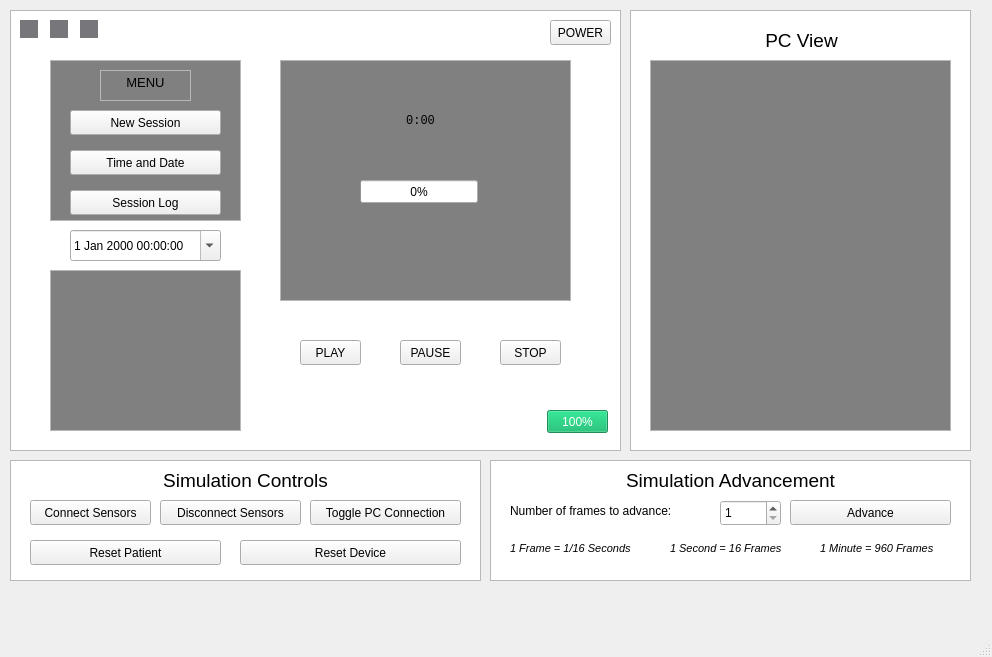
<?xml version="1.0" encoding="UTF-8"?>
<ui version="4.0">
 <class>MainWindow</class>
 <widget class="QMainWindow" name="MainWindow">
  <property name="geometry">
   <rect>
    <x>0</x>
    <y>0</y>
    <width>992</width>
    <height>657</height>
   </rect>
  </property>
  <property name="windowTitle">
   <string>MainWindow</string>
  </property>
  <widget class="QWidget" name="centralwidget">
   <widget class="QPushButton" name="newSessionBttn">
    <property name="geometry">
     <rect>
      <x>70</x>
      <y>110</y>
      <width>151</width>
      <height>25</height>
     </rect>
    </property>
    <property name="text">
     <string>New Session</string>
    </property>
   </widget>
   <widget class="QPushButton" name="sessionLogBttn">
    <property name="geometry">
     <rect>
      <x>70</x>
      <y>190</y>
      <width>151</width>
      <height>25</height>
     </rect>
    </property>
    <property name="text">
     <string>Session Log</string>
    </property>
   </widget>
   <widget class="QPushButton" name="timedateBttn">
    <property name="geometry">
     <rect>
      <x>70</x>
      <y>150</y>
      <width>151</width>
      <height>25</height>
     </rect>
    </property>
    <property name="text">
     <string>Time and Date</string>
    </property>
   </widget>
   <widget class="QTextEdit" name="textEdit">
    <property name="geometry">
     <rect>
      <x>10</x>
      <y>10</y>
      <width>611</width>
      <height>441</height>
     </rect>
    </property>
   </widget>
   <widget class="QPushButton" name="pauseBttn">
    <property name="geometry">
     <rect>
      <x>400</x>
      <y>340</y>
      <width>61</width>
      <height>25</height>
     </rect>
    </property>
    <property name="text">
     <string>PAUSE</string>
    </property>
   </widget>
   <widget class="QPushButton" name="playBttn">
    <property name="geometry">
     <rect>
      <x>300</x>
      <y>340</y>
      <width>61</width>
      <height>25</height>
     </rect>
    </property>
    <property name="text">
     <string>PLAY</string>
    </property>
   </widget>
   <widget class="QPushButton" name="stopBttn">
    <property name="geometry">
     <rect>
      <x>500</x>
      <y>340</y>
      <width>61</width>
      <height>25</height>
     </rect>
    </property>
    <property name="text">
     <string>STOP</string>
    </property>
   </widget>
   <widget class="QPushButton" name="powerBttn">
    <property name="geometry">
     <rect>
      <x>550</x>
      <y>20</y>
      <width>61</width>
      <height>25</height>
     </rect>
    </property>
    <property name="text">
     <string>POWER</string>
    </property>
   </widget>
   <widget class="QWidget" name="blueLight" native="true">
    <property name="geometry">
     <rect>
      <x>20</x>
      <y>20</y>
      <width>18</width>
      <height>18</height>
     </rect>
    </property>
    <property name="styleSheet">
     <string notr="true">background-color: rgb(119, 118, 123);
border-style: solid;
border-width: 5px;
max-width: 8px;
max-height: 8px;
min-width: 8px;
min-height: 8px;</string>
    </property>
   </widget>
   <widget class="QWidget" name="redLight" native="true">
    <property name="geometry">
     <rect>
      <x>80</x>
      <y>20</y>
      <width>18</width>
      <height>18</height>
     </rect>
    </property>
    <property name="styleSheet">
     <string notr="true">background-color: rgb(119, 118, 123);
border-style: solid;
border-width: 5px;
max-width: 8px;
max-height: 8px;
min-width: 8px;
min-height: 8px;</string>
    </property>
   </widget>
   <widget class="QWidget" name="greenLight" native="true">
    <property name="geometry">
     <rect>
      <x>50</x>
      <y>20</y>
      <width>18</width>
      <height>18</height>
     </rect>
    </property>
    <property name="styleSheet">
     <string notr="true">background-color: rgb(119, 118, 123);
border-style: solid;
border-width: 5px;
max-width: 8px;
max-height: 8px;
min-width: 8px;
min-height: 8px;</string>
    </property>
   </widget>
   <widget class="QTextEdit" name="menuText">
    <property name="geometry">
     <rect>
      <x>100</x>
      <y>70</y>
      <width>91</width>
      <height>31</height>
     </rect>
    </property>
    <property name="html">
     <string>&lt;!DOCTYPE HTML PUBLIC &quot;-//W3C//DTD HTML 4.0//EN&quot; &quot;http://www.w3.org/TR/REC-html40/strict.dtd&quot;&gt;
&lt;html&gt;&lt;head&gt;&lt;meta name=&quot;qrichtext&quot; content=&quot;1&quot; /&gt;&lt;style type=&quot;text/css&quot;&gt;
p, li { white-space: pre-wrap; }
&lt;/style&gt;&lt;/head&gt;&lt;body style=&quot; font-family:'Sans'; font-size:10pt; font-weight:400; font-style:normal;&quot; bgcolor=&quot;#808080&quot;&gt;
&lt;p align=&quot;center&quot; style=&quot; margin-top:0px; margin-bottom:0px; margin-left:0px; margin-right:0px; -qt-block-indent:0; text-indent:0px;&quot;&gt;MENU&lt;/p&gt;&lt;/body&gt;&lt;/html&gt;</string>
    </property>
   </widget>
   <widget class="QTextEdit" name="textEdit_3">
    <property name="geometry">
     <rect>
      <x>50</x>
      <y>60</y>
      <width>191</width>
      <height>161</height>
     </rect>
    </property>
    <property name="html">
     <string>&lt;!DOCTYPE HTML PUBLIC &quot;-//W3C//DTD HTML 4.0//EN&quot; &quot;http://www.w3.org/TR/REC-html40/strict.dtd&quot;&gt;
&lt;html&gt;&lt;head&gt;&lt;meta name=&quot;qrichtext&quot; content=&quot;1&quot; /&gt;&lt;style type=&quot;text/css&quot;&gt;
p, li { white-space: pre-wrap; }
&lt;/style&gt;&lt;/head&gt;&lt;body style=&quot; font-family:'Sans'; font-size:10pt; font-weight:400; font-style:normal;&quot; bgcolor=&quot;#808080&quot;&gt;
&lt;p align=&quot;center&quot; style=&quot;-qt-paragraph-type:empty; margin-top:0px; margin-bottom:0px; margin-left:0px; margin-right:0px; -qt-block-indent:0; text-indent:0px;&quot;&gt;&lt;br /&gt;&lt;/p&gt;&lt;/body&gt;&lt;/html&gt;</string>
    </property>
   </widget>
   <widget class="QTextEdit" name="textEdit_4">
    <property name="geometry">
     <rect>
      <x>280</x>
      <y>60</y>
      <width>291</width>
      <height>241</height>
     </rect>
    </property>
    <property name="html">
     <string>&lt;!DOCTYPE HTML PUBLIC &quot;-//W3C//DTD HTML 4.0//EN&quot; &quot;http://www.w3.org/TR/REC-html40/strict.dtd&quot;&gt;
&lt;html&gt;&lt;head&gt;&lt;meta name=&quot;qrichtext&quot; content=&quot;1&quot; /&gt;&lt;style type=&quot;text/css&quot;&gt;
p, li { white-space: pre-wrap; }
&lt;/style&gt;&lt;/head&gt;&lt;body style=&quot; font-family:'Sans'; font-size:10pt; font-weight:400; font-style:normal;&quot; bgcolor=&quot;#808080&quot;&gt;
&lt;p align=&quot;center&quot; style=&quot;-qt-paragraph-type:empty; margin-top:0px; margin-bottom:0px; margin-left:0px; margin-right:0px; -qt-block-indent:0; text-indent:0px;&quot;&gt;&lt;br /&gt;&lt;/p&gt;&lt;/body&gt;&lt;/html&gt;</string>
    </property>
   </widget>
   <widget class="QLabel" name="timeElapsed">
    <property name="geometry">
     <rect>
      <x>340</x>
      <y>90</y>
      <width>161</width>
      <height>61</height>
     </rect>
    </property>
    <property name="font">
     <font>
      <family>Monospace</family>
     </font>
    </property>
    <property name="text">
     <string>0:00</string>
    </property>
    <property name="alignment">
     <set>Qt::AlignCenter</set>
    </property>
   </widget>
   <widget class="QProgressBar" name="progressBar">
    <property name="enabled">
     <bool>true</bool>
    </property>
    <property name="geometry">
     <rect>
      <x>360</x>
      <y>180</y>
      <width>118</width>
      <height>23</height>
     </rect>
    </property>
    <property name="autoFillBackground">
     <bool>false</bool>
    </property>
    <property name="styleSheet">
     <string notr="true"/>
    </property>
    <property name="value">
     <number>0</number>
    </property>
   </widget>
   <widget class="QDateTimeEdit" name="dateTimeEdit">
    <property name="geometry">
     <rect>
      <x>70</x>
      <y>230</y>
      <width>151</width>
      <height>31</height>
     </rect>
    </property>
    <property name="wrapping">
     <bool>true</bool>
    </property>
    <property name="frame">
     <bool>true</bool>
    </property>
    <property name="calendarPopup">
     <bool>true</bool>
    </property>
   </widget>
   <widget class="QTextEdit" name="sessionLog">
    <property name="geometry">
     <rect>
      <x>50</x>
      <y>270</y>
      <width>191</width>
      <height>161</height>
     </rect>
    </property>
    <property name="font">
     <font>
      <family>Monospace</family>
     </font>
    </property>
    <property name="html">
     <string>&lt;!DOCTYPE HTML PUBLIC &quot;-//W3C//DTD HTML 4.0//EN&quot; &quot;http://www.w3.org/TR/REC-html40/strict.dtd&quot;&gt;
&lt;html&gt;&lt;head&gt;&lt;meta name=&quot;qrichtext&quot; content=&quot;1&quot; /&gt;&lt;style type=&quot;text/css&quot;&gt;
p, li { white-space: pre-wrap; }
&lt;/style&gt;&lt;/head&gt;&lt;body style=&quot; font-family:'Monospace'; font-size:10pt; font-weight:400; font-style:normal;&quot; bgcolor=&quot;#808080&quot;&gt;
&lt;p align=&quot;center&quot; style=&quot;-qt-paragraph-type:empty; margin-top:0px; margin-bottom:0px; margin-left:0px; margin-right:0px; -qt-block-indent:0; text-indent:0px; font-family:'Sans';&quot;&gt;&lt;br /&gt;&lt;/p&gt;&lt;/body&gt;&lt;/html&gt;</string>
    </property>
   </widget>
   <widget class="QPushButton" name="disconnectSensors">
    <property name="geometry">
     <rect>
      <x>160</x>
      <y>500</y>
      <width>141</width>
      <height>25</height>
     </rect>
    </property>
    <property name="text">
     <string>Disconnect Sensors</string>
    </property>
   </widget>
   <widget class="QPushButton" name="connectSensors">
    <property name="geometry">
     <rect>
      <x>30</x>
      <y>500</y>
      <width>121</width>
      <height>25</height>
     </rect>
    </property>
    <property name="text">
     <string>Connect Sensors</string>
    </property>
   </widget>
   <widget class="QPushButton" name="condisconPC">
    <property name="geometry">
     <rect>
      <x>310</x>
      <y>500</y>
      <width>151</width>
      <height>25</height>
     </rect>
    </property>
    <property name="text">
     <string>Toggle PC Connection</string>
    </property>
   </widget>
   <widget class="QTextEdit" name="textEdit_5">
    <property name="geometry">
     <rect>
      <x>630</x>
      <y>10</y>
      <width>341</width>
      <height>441</height>
     </rect>
    </property>
   </widget>
   <widget class="QTextEdit" name="PCLog">
    <property name="geometry">
     <rect>
      <x>650</x>
      <y>60</y>
      <width>301</width>
      <height>371</height>
     </rect>
    </property>
    <property name="font">
     <font>
      <family>Monospace</family>
     </font>
    </property>
    <property name="html">
     <string>&lt;!DOCTYPE HTML PUBLIC &quot;-//W3C//DTD HTML 4.0//EN&quot; &quot;http://www.w3.org/TR/REC-html40/strict.dtd&quot;&gt;
&lt;html&gt;&lt;head&gt;&lt;meta name=&quot;qrichtext&quot; content=&quot;1&quot; /&gt;&lt;style type=&quot;text/css&quot;&gt;
p, li { white-space: pre-wrap; }
&lt;/style&gt;&lt;/head&gt;&lt;body style=&quot; font-family:'Monospace'; font-size:10pt; font-weight:400; font-style:normal;&quot; bgcolor=&quot;#808080&quot;&gt;
&lt;p align=&quot;center&quot; style=&quot;-qt-paragraph-type:empty; margin-top:0px; margin-bottom:0px; margin-left:0px; margin-right:0px; -qt-block-indent:0; text-indent:0px; font-family:'Sans';&quot;&gt;&lt;br /&gt;&lt;/p&gt;&lt;/body&gt;&lt;/html&gt;</string>
    </property>
   </widget>
   <widget class="QLabel" name="label">
    <property name="geometry">
     <rect>
      <x>651</x>
      <y>30</y>
      <width>301</width>
      <height>20</height>
     </rect>
    </property>
    <property name="font">
     <font>
      <pointsize>14</pointsize>
     </font>
    </property>
    <property name="text">
     <string>PC View</string>
    </property>
    <property name="alignment">
     <set>Qt::AlignCenter</set>
    </property>
   </widget>
   <widget class="QPushButton" name="advance">
    <property name="geometry">
     <rect>
      <x>790</x>
      <y>500</y>
      <width>161</width>
      <height>25</height>
     </rect>
    </property>
    <property name="text">
     <string>Advance</string>
    </property>
   </widget>
   <widget class="QTextEdit" name="textEdit_7">
    <property name="geometry">
     <rect>
      <x>10</x>
      <y>460</y>
      <width>471</width>
      <height>121</height>
     </rect>
    </property>
   </widget>
   <widget class="QLabel" name="label_2">
    <property name="geometry">
     <rect>
      <x>30</x>
      <y>470</y>
      <width>431</width>
      <height>20</height>
     </rect>
    </property>
    <property name="font">
     <font>
      <pointsize>14</pointsize>
     </font>
    </property>
    <property name="text">
     <string>Simulation Controls</string>
    </property>
    <property name="alignment">
     <set>Qt::AlignCenter</set>
    </property>
   </widget>
   <widget class="QLabel" name="label_3">
    <property name="geometry">
     <rect>
      <x>510</x>
      <y>500</y>
      <width>201</width>
      <height>21</height>
     </rect>
    </property>
    <property name="text">
     <string>Number of frames to advance:</string>
    </property>
   </widget>
   <widget class="QSpinBox" name="advanceNum">
    <property name="geometry">
     <rect>
      <x>720</x>
      <y>500</y>
      <width>61</width>
      <height>26</height>
     </rect>
    </property>
    <property name="minimum">
     <number>1</number>
    </property>
    <property name="maximum">
     <number>960</number>
    </property>
   </widget>
   <widget class="QTextEdit" name="textEdit_8">
    <property name="geometry">
     <rect>
      <x>490</x>
      <y>460</y>
      <width>481</width>
      <height>121</height>
     </rect>
    </property>
   </widget>
   <widget class="QLabel" name="label_4">
    <property name="geometry">
     <rect>
      <x>510</x>
      <y>470</y>
      <width>441</width>
      <height>20</height>
     </rect>
    </property>
    <property name="font">
     <font>
      <pointsize>14</pointsize>
     </font>
    </property>
    <property name="text">
     <string>Simulation Advancement</string>
    </property>
    <property name="alignment">
     <set>Qt::AlignCenter</set>
    </property>
   </widget>
   <widget class="QProgressBar" name="battery">
    <property name="enabled">
     <bool>true</bool>
    </property>
    <property name="geometry">
     <rect>
      <x>547</x>
      <y>410</y>
      <width>61</width>
      <height>23</height>
     </rect>
    </property>
    <property name="palette">
     <palette>
      <active>
       <colorrole role="Highlight">
        <brush brushstyle="SolidPattern">
         <color alpha="255">
          <red>46</red>
          <green>194</green>
          <blue>126</blue>
         </color>
        </brush>
       </colorrole>
      </active>
      <inactive>
       <colorrole role="Highlight">
        <brush brushstyle="SolidPattern">
         <color alpha="255">
          <red>46</red>
          <green>194</green>
          <blue>126</blue>
         </color>
        </brush>
       </colorrole>
      </inactive>
      <disabled>
       <colorrole role="Highlight">
        <brush brushstyle="SolidPattern">
         <color alpha="255">
          <red>145</red>
          <green>145</green>
          <blue>145</blue>
         </color>
        </brush>
       </colorrole>
      </disabled>
     </palette>
    </property>
    <property name="layoutDirection">
     <enum>Qt::LeftToRight</enum>
    </property>
    <property name="autoFillBackground">
     <bool>false</bool>
    </property>
    <property name="styleSheet">
     <string notr="true"/>
    </property>
    <property name="value">
     <number>100</number>
    </property>
    <property name="alignment">
     <set>Qt::AlignLeading|Qt::AlignLeft|Qt::AlignVCenter</set>
    </property>
   </widget>
   <widget class="QPushButton" name="resetPatient">
    <property name="geometry">
     <rect>
      <x>30</x>
      <y>540</y>
      <width>191</width>
      <height>25</height>
     </rect>
    </property>
    <property name="text">
     <string>Reset Patient</string>
    </property>
   </widget>
   <widget class="QPushButton" name="resetDevice">
    <property name="geometry">
     <rect>
      <x>240</x>
      <y>540</y>
      <width>221</width>
      <height>25</height>
     </rect>
    </property>
    <property name="text">
     <string>Reset Device</string>
    </property>
   </widget>
   <widget class="QLabel" name="label_6">
    <property name="geometry">
     <rect>
      <x>670</x>
      <y>540</y>
      <width>131</width>
      <height>17</height>
     </rect>
    </property>
    <property name="font">
     <font>
      <pointsize>8</pointsize>
      <italic>true</italic>
     </font>
    </property>
    <property name="text">
     <string>1 Second = 16 Frames</string>
    </property>
   </widget>
   <widget class="QLabel" name="label_7">
    <property name="geometry">
     <rect>
      <x>820</x>
      <y>540</y>
      <width>131</width>
      <height>17</height>
     </rect>
    </property>
    <property name="font">
     <font>
      <pointsize>8</pointsize>
      <italic>true</italic>
     </font>
    </property>
    <property name="text">
     <string>1 Minute = 960 Frames</string>
    </property>
   </widget>
   <widget class="QLabel" name="label_8">
    <property name="geometry">
     <rect>
      <x>510</x>
      <y>540</y>
      <width>141</width>
      <height>17</height>
     </rect>
    </property>
    <property name="font">
     <font>
      <pointsize>8</pointsize>
      <italic>true</italic>
     </font>
    </property>
    <property name="text">
     <string>1 Frame = 1/16 Seconds</string>
    </property>
   </widget>
   <zorder>textEdit_8</zorder>
   <zorder>textEdit_7</zorder>
   <zorder>textEdit</zorder>
   <zorder>textEdit_3</zorder>
   <zorder>newSessionBttn</zorder>
   <zorder>sessionLogBttn</zorder>
   <zorder>timedateBttn</zorder>
   <zorder>pauseBttn</zorder>
   <zorder>playBttn</zorder>
   <zorder>stopBttn</zorder>
   <zorder>powerBttn</zorder>
   <zorder>blueLight</zorder>
   <zorder>redLight</zorder>
   <zorder>greenLight</zorder>
   <zorder>menuText</zorder>
   <zorder>textEdit_4</zorder>
   <zorder>timeElapsed</zorder>
   <zorder>progressBar</zorder>
   <zorder>dateTimeEdit</zorder>
   <zorder>sessionLog</zorder>
   <zorder>disconnectSensors</zorder>
   <zorder>connectSensors</zorder>
   <zorder>condisconPC</zorder>
   <zorder>textEdit_5</zorder>
   <zorder>PCLog</zorder>
   <zorder>label</zorder>
   <zorder>advance</zorder>
   <zorder>label_2</zorder>
   <zorder>label_3</zorder>
   <zorder>advanceNum</zorder>
   <zorder>label_4</zorder>
   <zorder>battery</zorder>
   <zorder>resetPatient</zorder>
   <zorder>resetDevice</zorder>
   <zorder>label_6</zorder>
   <zorder>label_7</zorder>
   <zorder>label_8</zorder>
  </widget>
  <widget class="QMenuBar" name="menubar">
   <property name="geometry">
    <rect>
     <x>0</x>
     <y>0</y>
     <width>992</width>
     <height>22</height>
    </rect>
   </property>
  </widget>
  <widget class="QStatusBar" name="statusbar"/>
 </widget>
 <resources/>
 <connections/>
</ui>
